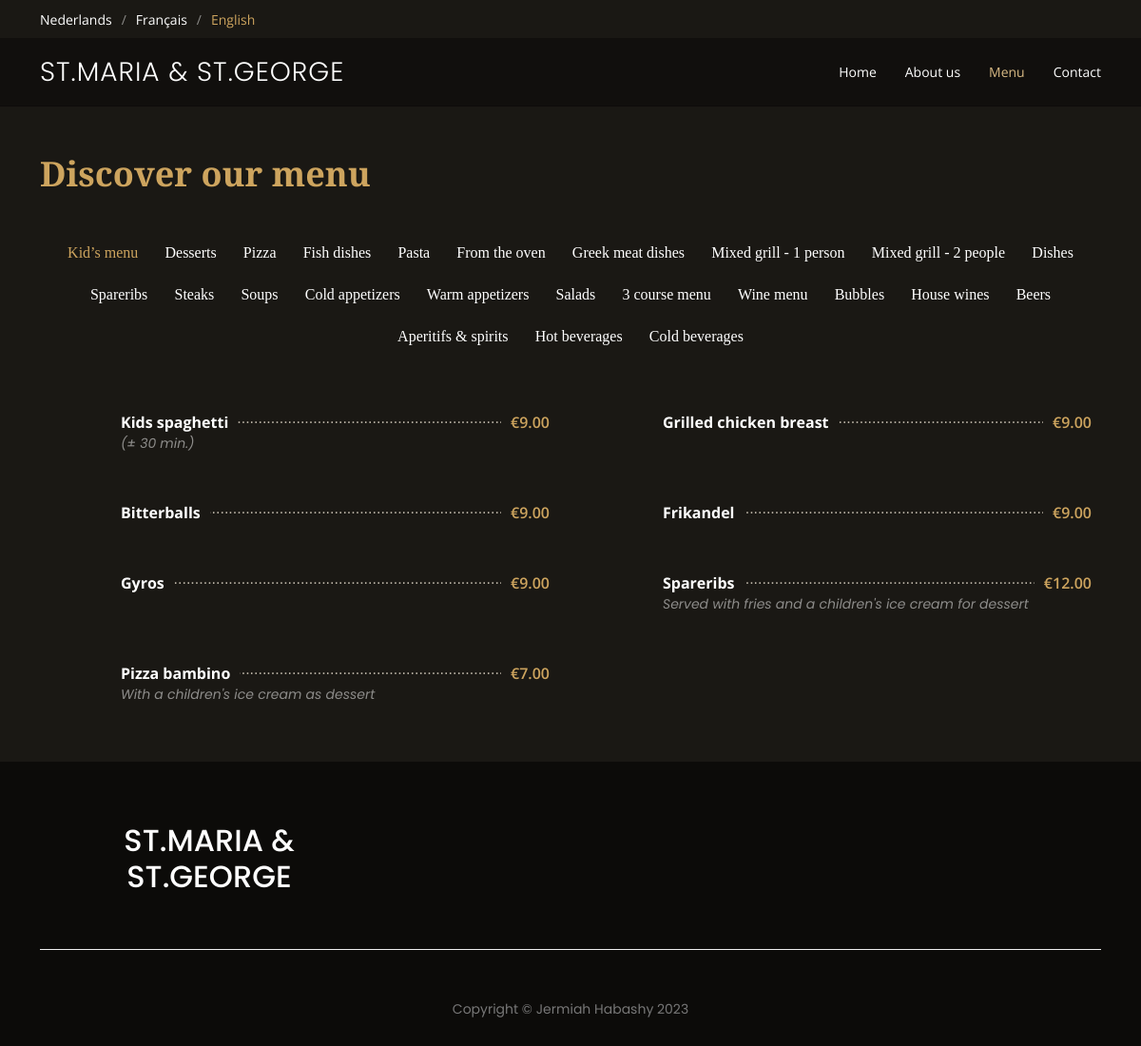
The app's page /menu_eng with its own data.
### flaskapp.py (models this page shows)
class CategoryENG(db.Model):
	cat_id = db.Column(db.Integer, primary_key=True)
	name = db.Column(db.String(250), nullable=False)
	foods = db.relationship("FoodENG", backref="categoryENG")

class FoodENG(db.Model):
	id = db.Column(db.Integer, primary_key=True)
	name = db.Column(db.String(250), nullable=False)
	description = db.Column(db.String(250), nullable=True)
	price = db.Column(db.DECIMAL(5, 2), nullable=True)
	cat_id = db.Column(db.Integer, db.ForeignKey("categoryENG.cat_id"))

### flaskapp.py (the view)
@app.route('/menu_eng')
def menu_eng():
	return flask.render_template("menuENG.html",
								 all_cat=db.session.query(CategoryENG).all(),
								 food_list=db.session.query(FoodENG))

### templates/menuENG.html (shortened to what this page needs)
<!DOCTYPE html>
<html lang="en">
<head>
    <link rel="stylesheet" type="text/css" href="https://cdn.plyr.io/3.6.8/plyr.css" media="all">
    <link href="../static/assets/vendor/animate.css/animate.min.css" rel="stylesheet">
    <link href="../static/assets/vendor/aos/aos.css" rel="stylesheet">
    <link href="../static/assets/vendor/bootstrap/css/bootstrap.min.css" rel="stylesheet">
    <link href="../static/assets/vendor/bootstrap-icons/bootstrap-icons.css" rel="stylesheet">
    <link href="../static/assets/vendor/boxicons/css/boxicons.min.css" rel="stylesheet">
    <link href="../static/assets/vendor/glightbox/css/glightbox.min.css" rel="stylesheet">
    <link href="../static/assets/vendor/swiper/swiper-bundle.min.css" rel="stylesheet">
    <link href="../static/assets/css/style.css" rel="stylesheet">
<body>
<div id="topbar" class="d-flex align-items-center fixed-top">
    <div class="container d-flex justify-content-center justify-content-md-between">
        <div class="languages d-flex align-items-center">
            <ul>
                <li><a href="{{url_for('menu_nl')}}">Nederlands</a></li>
                <li><a href="{{url_for('menu_fr')}}">Français</a></li>
                <li>English</li>
            </ul>
        </div>
    </div>
</div>
<header id="header" class="fixed-top d-flex align-items-center">
		<div class="container">
		<div class="row row-cols-1">
    <div class="container-fluid container-xl d-flex align-items-center justify-content-lg-between">
        <h1 class="logo me-auto me-lg-0"><a href="{{url_for('eng')}}">St.Maria & St.George</a></h1>
        <nav id="navbar" class="navbar order-last order-lg-0">
            <ul>
                <li><a class="nav-link scrollto" href="{{url_for('eng')}}#hero">Home</a></li>
                <li><a class="nav-link scrollto" href="{{url_for('eng')}}#about">About us</a></li>
                <li><a class="nav-link scrollto active" href="{{url_for('menu_eng')}}">Menu</a></li>
                <li><a class="nav-link scrollto" href="{{url_for('eng')}}#contact">Contact</a></li>
            </ul>
        </nav>
			</div>
		</div>
    </div>
</header>
<main id="main">
    <section id="menu" class="menu section-bg">
        <div class="container pt-5" data-aos="fade-up">
            <div class="section-title pt-5">
                <p>Discover our menu</p>
            </div>
            <div class="row" data-aos="fade-up" data-aos-delay="100">
                <div class="col-lg-12 d-flex justify-content-center">
                    <ul id="menu-filters">
                        {% for cat in all_cat %}
                            <li data-filter=".filter-{{cat.name.replace(' ', '-').replace('&','-')}}" class="">{{cat.name}}</li>
                        {% endfor %}
                    </ul>
                </div>
            </div>
            <div class="row menu-container" data-aos="fade-up" data-aos-delay="200">
                {% for cat in all_cat %}
                {% set food_list = food_list.filter_by(cat_id=cat.cat_id).all() %}
                {% for food_item in food_list %}
                    <div class="col-lg-6 menu-item filter-{{cat.name.replace(' ', '-').replace('&','-')}}">
                        <div class="menu-content">
                                <a href="#">{{food_item.name}}</a>
	                        {% if food_item.price %}
		                        <span>€{{food_item.price}}</span>
	                        {% endif %}
                        </div>
                        <div class="menu-ingredients">
                            {% if food_item.description %}
                                {{food_item.description}}
                            {% endif %}
                        </div>
                    </div>
                    {% endfor %}
                {% endfor %}
            </div>
        </div>
    </section>
</main>
{% include "footer.html" %}

### static/assets/css/style.css (style rules this page uses)
body { font-family: "Open Sans", sans-serif; background: #0c0b09; color: #fff; }
a { color: #cda45e; text-decoration: none; }
#topbar { height: 40px; font-size: 14px; transition: all 0.5s; z-index: 996; }
#topbar .languages ul { display: flex; flex-wrap: wrap; list-style: none; padding: 0; margin: 0; color: #cda45e; }
#topbar .languages ul a { color: white; }
#topbar .languages ul li + li { padding-left: 10px; }
#topbar .languages ul li + li::before { display: inline-block; padding-right: 10px; color: rgba(255, 255, 255, 0.5); content: "/"; }
#header { background: rgba(12, 11, 9, 0.6); border-bottom: 1px solid rgba(12, 11, 9, 0.6); transition: all 0.5s; z-index: 997; padding: 15px 0; top: 40px; }
#header .logo { font-size: 28px; margin: 0; padding: 0; line-height: 1; font-weight: 300; letter-spacing: 1px; text-transform: uppercase; font-family: "Poppins", sans-serif; }
#header .logo a { color: #fff; }
.navbar { padding: 0; }
.navbar ul { margin: 0; padding: 0; display: flex; list-style: none; align-items: center; }
.navbar li { position: relative; }
.navbar a, .navbar a:focus { display: flex; align-items: center; justify-content: space-between; padding: 10px 0 10px 30px; color: #fff; white-space: nowrap; transition: 0.3s; font-size: 14px; }
.navbar a:hover, .navbar .active, .navbar .active:focus, .navbar li:hover > a { color: #d9ba85; }
section { padding: 60px 0; overflow: hidden; }
.section-bg { background-color: #1a1814; }
.section-title { padding-bottom: 40px; }
.section-title p { margin: 0; margin: 0; font-size: 36px; font-weight: 700; font-family: "Playfair Display", serif; color: #cda45e; }
.menu #menu-filters { padding: 0; margin: 0 auto 0 auto; list-style: none; text-align: center; border-radius: 50px; }
.menu #menu-filters li { cursor: pointer; display: inline-block; padding: 8px 12px 10px 12px; font-size: 16px; font-weight: 500; line-height: 1; color: #fff; margin-bottom: 10px; transition: all ease-in-out 0.3s; border-radius: 50px; font-family: "Playfair Display", serif; }
.menu #menu-filters li:hover, .menu #menu-filters li.filter-active { color: #cda45e; }
.menu #menu-filters li:last-child { margin-right: 0; }
.menu .menu-item { margin-top: 50px; }
.menu .menu-content { margin-left: 85px; overflow: hidden; display: flex; justify-content: space-between; position: relative; }
.menu .menu-content::after { content: "......................................................................" "...................................................................." "...................................................................."; position: absolute; left: 20px; right: 0; top: -4px; z-index: 1; color: #bab3a6; font-family: Arial, "Helvetica Neue", Helvetica, sans-serif; }
.menu .menu-content a { padding-right: 10px; background: #1a1814; position: relative; z-index: 3; font-weight: 700; color: white; transition: 0.3s; }
.menu .menu-content span { background: #1a1814; position: relative; z-index: 3; padding: 0 10px; font-weight: 600; color: #cda45e; }
.menu .menu-ingredients { margin-left: 85px; font-style: italic; font-size: 14px; font-family: "Poppins", sans-serif; color: rgba(255, 255, 255, 0.5); }

### records on screen
CategoryENG: name "Kid’s menu"
CategoryENG: name "Desserts"
CategoryENG: name "Pizza"
CategoryENG: name "Fish dishes"
CategoryENG: name "Pasta"
CategoryENG: name "From the oven"
CategoryENG: name "Greek meat dishes"
CategoryENG: name "Mixed grill - 1 person"
CategoryENG: name "Mixed grill - 2 people"
CategoryENG: name "Dishes"
CategoryENG: name "Spareribs"
CategoryENG: name "Steaks"
CategoryENG: name "Soups"
CategoryENG: name "Cold appetizers"
CategoryENG: name "Warm appetizers"
CategoryENG: name "Salads"
CategoryENG: name "3 course menu"
CategoryENG: name "Wine menu"
CategoryENG: name "Bubbles"
CategoryENG: name "House wines"
CategoryENG: name "Beers"
CategoryENG: name "Aperitifs & spirits"
CategoryENG: name "Hot beverages"
CategoryENG: name "Cold beverages"
FoodENG: name "Kids spaghetti", price "9.00", description "(± 30 min.)"
FoodENG: name "Grilled chicken breast", price "9.00"
FoodENG: name "Bitterballs", price "9.00"
FoodENG: name "Frikandel", price "9.00"
FoodENG: name "Gyros", price "9.00"
FoodENG: name "Spareribs", price "12.00", description "Served with fries and a children's ice cream for dessert"
FoodENG: name "Pizza bambino", price "7.00", description "With a children's ice cream as dessert"
